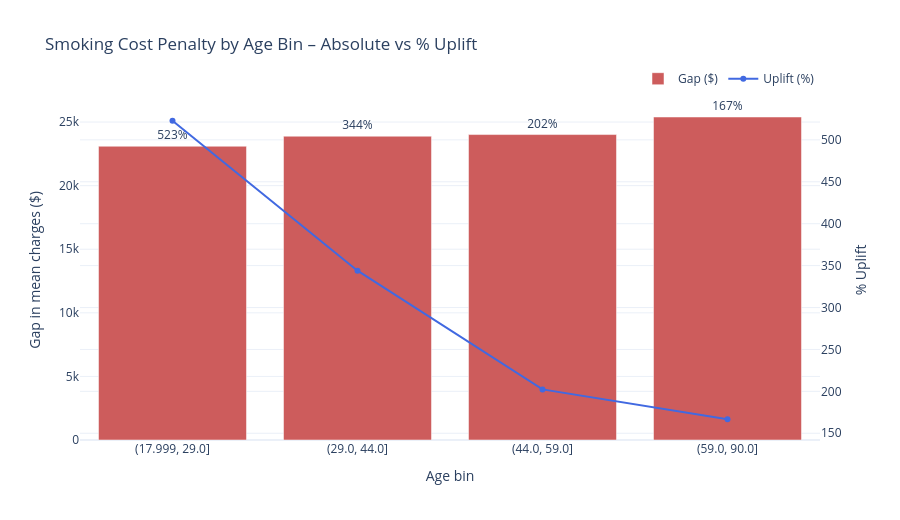

Source (notebook cell):
### Code cell
# --- 0) Prepare df ---
# Expect df has: 'age', 'smoker', and 'charges' (or 'charge')
if "charge" in df.columns and "charges" not in df.columns:
    df = df.rename(columns={"charge": "charges"})

d = df.copy()
d["smoker"]  = d["smoker"].astype(str).str.strip().str.lower()
d["age"]     = pd.to_numeric(d["age"], errors="coerce")
d["charges"] = pd.to_numeric(d["charges"], errors="coerce")
d = d.dropna(subset=["age","smoker","charges"])

# --- 1) Define age bins (edit edges if you like) ---
age_edges = [18, 29, 44, 59, 90]   # -> (18–29], (29–44], (44–59], (59–90]
d["age_bin"] = pd.cut(d["age"], bins=age_edges, right=True, include_lowest=True)

# --- 2) Mean charges by age_bin × smoker ---
means = d.groupby(["age_bin","smoker"])["charges"].mean().unstack("smoker")

# Ensure both columns exist (yes/no)
for col in ["yes","no"]:
    if col not in means.columns:
        means[col] = np.nan

# Keep order and compute metrics
tbl = means[["no","yes"]].copy().rename(columns={"no":"mean_non_smoker","yes":"mean_smoker"})
tbl["gap_abs"]    = tbl["mean_smoker"] - tbl["mean_non_smoker"]
tbl["uplift_pct"] = (tbl["mean_smoker"] / tbl["mean_non_smoker"] - 1.0) * 100.0

# --- 3) Build plotting vectors ---
x_labels    = [str(b) for b in tbl.index]
y_gap       = tbl["gap_abs"].values
uplift_text = [f"{u:.0f}%" if np.isfinite(u) else "" for u in tbl["uplift_pct"].values]

# --- 4) Plotly: Dual-axis overlay ---
fig = go.Figure()

# Bars: absolute gap ($)
fig.add_trace(go.Bar(
    x=x_labels, y=y_gap, name="Gap ($)",
    marker_color="indianred",
    text=uplift_text, textposition="outside"
))

# Line: % uplift (right axis)
fig.add_trace(go.Scatter(
    x=x_labels, y=tbl["uplift_pct"], name="Uplift (%)",
    yaxis="y2", mode="lines+markers",
    line=dict(color="royalblue", width=2)
))

fig.update_layout(
    title="Smoking Cost Penalty by Age Bin – Absolute vs % Uplift",
    xaxis_title="Age bin",
    yaxis=dict(title="Gap in mean charges ($)", side="left"),
    yaxis2=dict(title="% Uplift", overlaying="y", side="right"),
    template="plotly_white",
    height=520,
    legend=dict(orientation="h", yanchor="bottom", y=1.02, xanchor="right", x=1)
)

fig.show()

# (Optional) Save to HTML
# fig.write_html("age_smoker_dual_axis.html")

# (Optional) Peek at the table used for plotting:
# display(tbl.reset_index())

### Figure 1 — Plotly figure (JSON) as saved in the notebook; plotly's stock layout.template omitted (floating-point values rounded to 4 significant figures)
{"data": [{"marker": {"color": "indianred"}, "name": "Gap ($)", "text": ["523%", "344%", "202%", "167%"], "textposition": "outside", "type": "bar", "x": ["(17.999, 29.0]", "(29.0, 44.0]", "(44.0, 59.0]", "(59.0, 90.0]"], "y": [23100.0, 23890.0, 24020.0, 25400.0]}, {"line": {"color": "royalblue", "width": 2}, "mode": "lines+markers", "name": "Uplift (%)", "type": "scatter", "x": ["(17.999, 29.0]", "(29.0, 44.0]", "(44.0, 59.0]", "(59.0, 90.0]"], "y": [522.8, 344.0, 202.3, 166.7], "yaxis": "y2"}], "layout": {"height": 520, "legend": {"orientation": "h", "x": 1, "xanchor": "right", "y": 1.02, "yanchor": "bottom"}, "title": {"text": "Smoking Cost Penalty by Age Bin – Absolute vs % Uplift"}, "xaxis": {"title": {"text": "Age bin"}}, "yaxis": {"side": "left", "title": {"text": "Gap in mean charges ($)"}}, "yaxis2": {"overlaying": "y", "side": "right", "title": {"text": "% Uplift"}}}}
